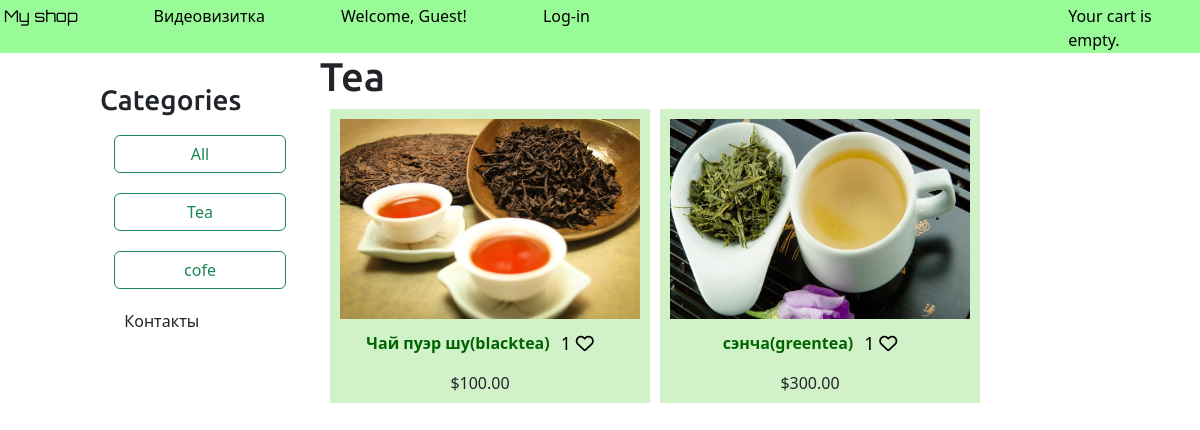
Page /tea/ on the committed database.
### shop/models.py (models this page shows, shortened)
class Category(models.Model):
     name = models.CharField(max_length=200)
     slug = models.SlugField(max_length=200,
     unique=True)
     class Meta:
         ordering = ['name']
         indexes = [
         models.Index(fields=['name']),
         ]
         verbose_name = 'category'
         verbose_name_plural = 'categories'
     def get_absolute_url(self):
         return reverse('shop:product_list_by_category',
                        args=[self.slug])

class Product(models.Model):
    category = models.ForeignKey(Category,
                                 related_name='products',
                                 on_delete=models.CASCADE)
    name = models.CharField(max_length=200)
    slug = models.SlugField(max_length=200)
    image = models.ImageField(upload_to='products/%Y/%m/%d',
                              blank=True)
    description = models.TextField(blank=True)
    price = models.DecimalField(max_digits=10,
                                decimal_places=2)
    available = models.BooleanField(default=True)
    created = models.DateTimeField(auto_now_add=True)
    updated = models.DateTimeField(auto_now=True)
    users_like = models.ManyToManyField(
        settings.AUTH_USER_MODEL,
        related_name='products_liked',
        blank=True
    )
    def get_absolute_url(self):
        return reverse('shop:product_detail',
                       args=[self.id, self.slug])
    class Meta:
        ordering = ['name']
        indexes = [
            models.Index(fields=['id', 'slug']),
            models.Index(fields=['name']),
            models.Index(fields=['-created']),
        ]
    def __str__(self):
        return self.name

### shop/views.py (the view)
# urls.py: path('', views.product_list, name='product_list'),  # Все продукты
def product_list(request, category_slug=None):
    category = None
    categories = Category.objects.all()
    products = Product.objects.all()
    print(products)
    if category_slug:
        category = get_object_or_404(Category,
                                     slug=category_slug)
        products = products.filter(category=category)
    return render(request,
                  'shop/product/list.html',
                  {'category': category,
                   'categories': categories,
                   'products': products,
                   'user':UserRegistrationForm(request.POST),
                   },
                  )

### shop/templates/shop/product/list.html (shortened to what this page needs)
{% extends "shop/base.html" %}
{% load static %}
{% block content %}
 <div id="sidebar">
 <h3>Categories</h3>
 <ul>
 <li {% if not category %}{% endif %}>
 <a href="{% url 'shop:product_list' %}" button type="button" class="btn btn-outline-success">All</a>
 </li>
 {% for c in categories %}
 <li {% if category.slug == c.slug %} {% endif %}>
 <a href="{{ c.get_absolute_url }}" button type="button" class="btn btn-outline-success">{{ c.name }}</a>
 </li>
 {% endfor %}
     <li>
      <div class="dropdown">
      <a>Контакты</a>
    </div>
     </li>
 </ul>
 </div>
 <div id="main" class="product-list">
 <h1>{% if category %}{{ category.name }}{% else %}Products {% endif %}</h1>
{% for product in products %}
    <div class="item">
        <a href="{{ product.get_absolute_url }}">
            <img src="{% if product.image %}{{ product.image.url }}{% else %}{% static 'shop/img/no_image.png' %}{% endif %}">
        </a>
        <div class="title-like">
    <a href="{{ product.get_absolute_url }}">{{ product.name }}</a>
    <div class="like">{{ product.users_like.count }} <i class="fa-regular fa-heart"></i> </div>
  </div>
        <br>
        ${{ product.price }}
    </div>
{% empty %}
    <p>No products available.</p>
{% endfor %}
 </div>
{% endblock %}

### shop/static/shop/css/base.css (style rules this page uses)
body { margin:0; padding:0; font-family:helvetica, sans-serif; z-index: 0; }
h1, h2, h3, h4, h5 , h6 { font-family: 'Ubuntu', sans-serif; font-weight:normal; }
a { text-decoration:none; color:#5993bb; }
#sidebar { width:220px; padding:30px 20px 0 0; float:left; height: 100vh; }
#sidebar ul { margin:0; padding:0; }
#sidebar ul li { margin:0; list-style:none; padding:10px 14px; }
#sidebar ul li a { display:block; }
#main { float:left; width: 96%; margin-right:-220px; overflow:hidden; z-index:0; }
.product-list .item { width:320px; padding:10px 20px 10px 0; float:left; text-align:center; line-height:1.2; background:#d1f1c8; margin-left:10px; margin-bottom:8px; transition: transform .6s ease; z-index: 0; }
.product-list .item img { width:300px; height: 200px; margin-left: 10px; margin-bottom:8px; }
.product-list .item a { color :#2E8B57; }
.product-list .item .title-like { display: flex; justify-content: center; align-items: center; gap: 6px; margin-top: 6px; }
.product-list .item .title-like a { text-decoration: none; color: #006400; font-weight: bold; }
.product-list .item .like { color: black; font-size: 18px; margin-left: 5px; }
.dropdown { position: relative; display: inline-block; z-index: 2000; margin-left: 6%; }

### rows in the picture
Category: name "Tea"
Category: name "cofe"
Product: image (picture), name "Чай пуэр шу(blacktea)", users_like.count "1", price "100.00"
Product: image (picture), name "сэнча(greentea)", users_like.count "1", price "300.00"
